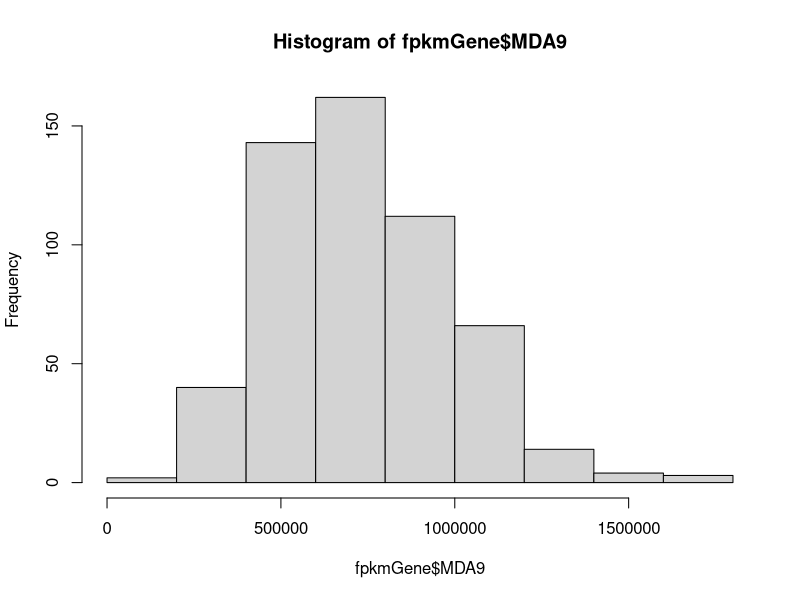
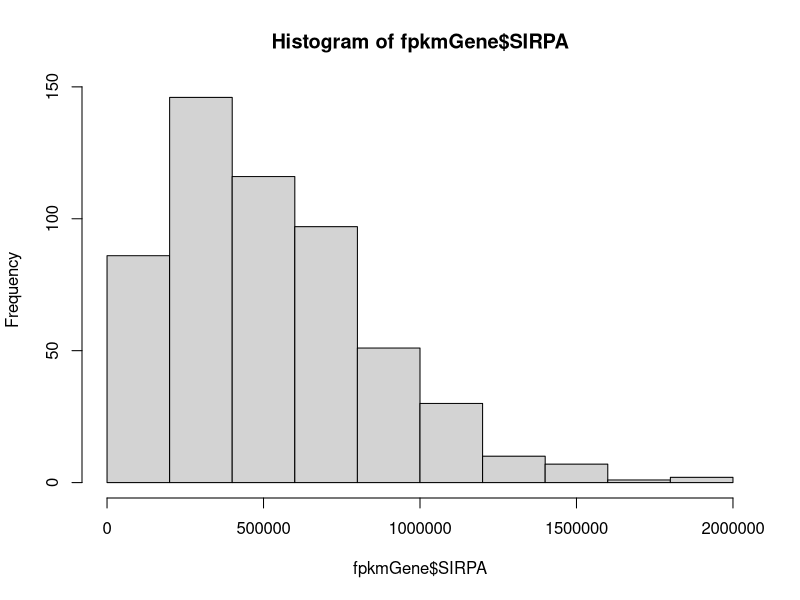
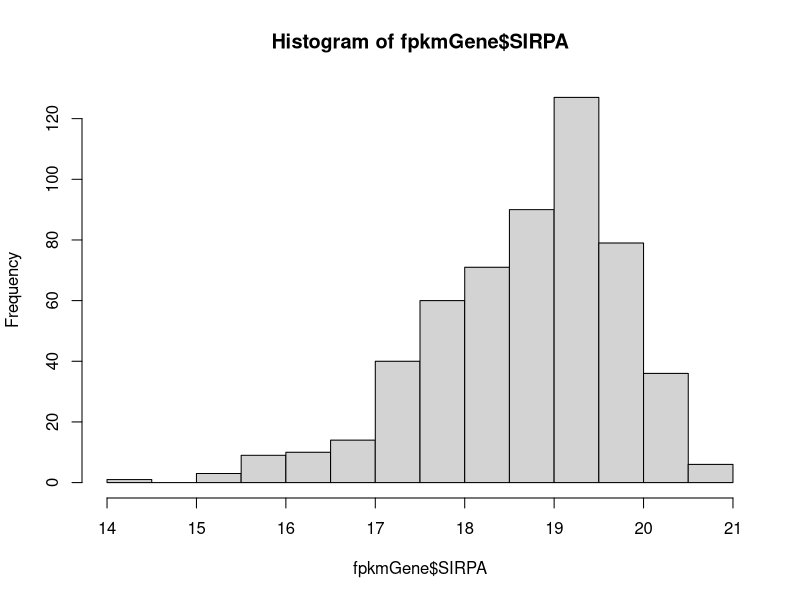

Reproduce these figures in R, in order.
#### analyzing expression data from TCGA ####

# load packages
library(dplyr)
library(ggplot2)

# define exclusion subsetting
`%ni%` <- Negate(`%in%`) 

# read in saved data
fpkmGene <- read.table("targetGeneHNSCC.csv")
# see all metadata
colnames(fpkmGene)
# view untransformed distribution
hist(fpkmGene$MDA9) # very slightly left skewed
hist(fpkmGene$SIRPA) # slightly left skewed
# save untransformed data
fpkmGeneNolog <- fpkmGene

# log transform SIRPA
fpkmGene[1:12] <- fpkmGene[1:12] + 1 # add one pseudo count to all counts to remove zeros
fpkmGene[1:12] <- log2(fpkmGene[1:12]) # apply log2 transformation
hist(fpkmGene$SIRPA) # slightly left skewed

